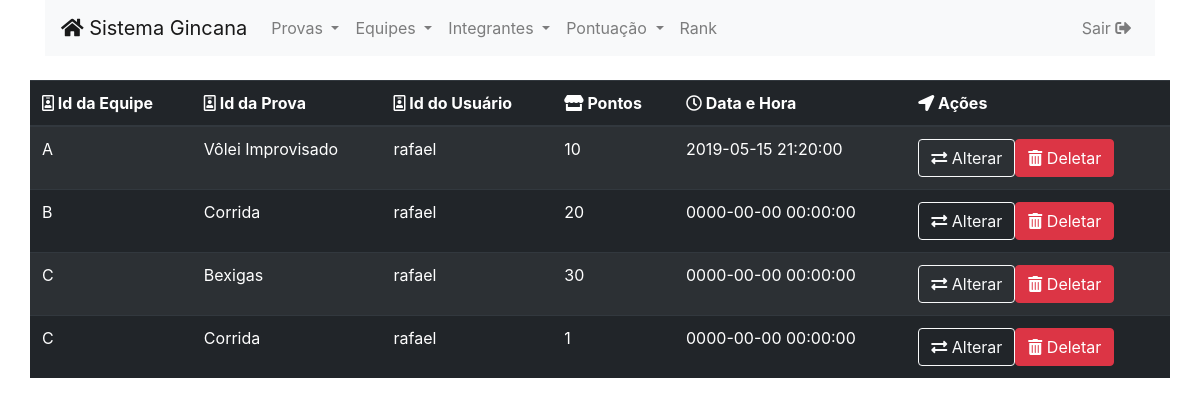
Screenshot of /index.php/pontuacao with the database file from the repository.
### tables this page shows
CREATE TABLE IF NOT EXISTS `pontuacao` (
  `id` int(11) NOT NULL AUTO_INCREMENT,
  `id_equipe` int(11) NOT NULL,
  `id_prova` int(11) NOT NULL,
  `id_usuario` int(11) DEFAULT NULL,
  `pontos` float NOT NULL,
  `data_hora` datetime DEFAULT NULL,
  PRIMARY KEY (`id`),
  KEY `FK_pontuacao_equipe` (`id_equipe`),
  KEY `FK_pontuacao_prova` (`id_prova`),
  KEY `FK_pontuacao_usuario` (`id_usuario`),
  CONSTRAINT `FK_pontuacao_equipe` FOREIGN KEY (`id_equipe`) REFERENCES `equipe` (`id`),
  CONSTRAINT `FK_pontuacao_prova` FOREIGN KEY (`id_prova`) REFERENCES `prova` (`id`),
  CONSTRAINT `FK_pontuacao_usuario` FOREIGN KEY (`id_usuario`) REFERENCES `usuario1` (`id`)
);

CREATE TABLE IF NOT EXISTS `equipe` (
  `id` int(11) NOT NULL AUTO_INCREMENT,
  `nome` varchar(200) NOT NULL,
  PRIMARY KEY (`id`)
);

CREATE TABLE IF NOT EXISTS `prova` (
  `id` int(11) NOT NULL AUTO_INCREMENT,
  `nome` varchar(35) NOT NULL,
  `tempo` time NOT NULL,
  `descricao` text,
  `NmIntegrantes` int(2) DEFAULT NULL,
  PRIMARY KEY (`id`)
);

CREATE TABLE IF NOT EXISTS `usuario1` (
  `id` int(11) NOT NULL AUTO_INCREMENT,
  `nome` varchar(50) NOT NULL DEFAULT '0',
  `email` varchar(200) NOT NULL DEFAULT '0',
  `senha` varchar(80) NOT NULL DEFAULT '0',
  PRIMARY KEY (`id`)
);

### application/controllers/Pontuacao.php (called while the page is built, shortened)
<?php
class Pontuacao extends CI_Controller {
    public function index() {
        $this->listar();
    }
    public function __construct() {
        $this->load->model('Pontuacao_model');
        $this->load->model('Equipe_model');
        $this->load->model('Usuario_model');
        $this->load->model('Prova_model');
    }
    public function listar() {
        $pt['pontuacao'] = $this->Pontuacao_model->getAll();
        $this->load->view('Header');
        $this->load->view('ListaPontuacao', $pt);
        $this->load->view('Footer');
    }
}

### index.php (called while the page is built, shortened)
<?php
require_once BASEPATH.'core/CodeIgniter.php';

### application/models/Pontuacao_model.php (called while the page is built, shortened)
<?php
class Pontuacao_model extends CI_Model {
    public function getAll() {
        $this->db->select('pontuacao.*, equipe.nome as nm');
        $this->db->select('pontuacao.*, prova.nome as pv');
        $this->db->select('pontuacao.*, usuario1.nome as rio');
        $this->db->from('pontuacao');
        $this->db->join('equipe', 'equipe.id = pontuacao.id_equipe', 'inner');
        $this->db->join('prova', 'prova.id = pontuacao.id_prova', 'inner');
        $this->db->join('usuario1', 'usuario1.id = pontuacao.id_usuario', 'inner');
        $query = $this->db->get();
        return $query->result();
    }
}

### application/views/ListaPontuacao.php (the view, shortened to what this page needs)
<div class="container">
    <div class="row">
        <div class="table-responsive">
            <table class="table table-striped table-dark">
                <thead class="thead-dark">
                    <tr>
                        <th scope="col"><i class="far fa-id-badge"></i> Id da Equipe</th>
                        <th scope="col"><i class="far fa-id-badge"></i> Id da Prova</th>
                        <th scope="col"><i class="far fa-id-badge"></i> Id do Usuário</th>
                        <th scope="col"><i class="fas fa-store"></i> Pontos</th>
                        <th scope="col"><i class="far fa-clock"></i> Data e Hora</th>
                        <th scope="col"><i class="fas fa-location-arrow"></i> Ações</th>
                    </tr>
                </thead>
                <tbody>
                    <?php
                    foreach ($pontuacao as $tua) {
                        echo '<tr>';
                        echo '<td>' . $tua->nm . '</td>';
                        echo '<td>' . $tua->pv . '</td>';
                        echo '<td>' . $tua->rio . '</td>';
                        echo '<td>' . $tua->pontos . '</td>';
                        echo '<td>' . $tua->data_hora . '</td>';
                        echo '<td>'
                        . '<a class="btn btn-outline-light" href="' . $this->config->base_url() . 'Pontuacao/alterar/' . $tua->id . '"> <i class="fas fa-exchange-alt"></i>  Alterar</a>'
                        . '<a class="btn btn-danger" href="' . $this->config->base_url() . 'Pontuacao/deletar/' . $tua->id . '"> <i class="fas fa-trash-alt"></i>    Deletar</a>'
                        . '</td>';
                        echo '</tr>';
                    }
                    ?>
                </tbody>
            </table>
        </div>
    </div>
</div>

### application/views/Header.php (shortened to what this page needs)
<html>
    <head>
        <link rel="stylesheet" href="https://stackpath.bootstrapcdn.com/bootstrap/4.1.3/css/bootstrap.min.css">
        <link rel="stylesheet" href="https://use.fontawesome.com/releases/v5.7.2/css/all.css">
    </head>
    <body>
        <div class="container">
            <nav class="navbar navbar-light bg-light navbar-expand-md">
                <a class="navbar-brand" href="<?= $this->config->base_url(); ?>">
                    <i class="fas fa-home"></i>
                    Sistema Gincana
                </a>
                <div class="collapse navbar-collapse">
                    <ul class="navbar-nav mr-auto">
                        <li class="nav-item dropdown">
                            <a href="#" id="menuProva" class="nav-link dropdown-toggle" data-toggle="dropdown">
                                Provas
                            </a>
                        </li>
                        <li class="nav-item dropdown ">
                            <a href="#" id="menuEquipe" class="nav-link dropdown-toggle" data-toggle="dropdown">
                                Equipes
                            </a>
                        </li>
                        <li class="nav-item dropdown">
                            <a href="#" id="menuIntegrantes" class="nav-link dropdown-toggle" data-toggle="dropdown">
                                Integrantes
                            </a>
                        </li>
                        <li class="nav-item dropdown">
                            <a href="#" id="menuPontuacao" class="nav-link dropdown-toggle" data-toggle="dropdown">
                                Pontuação
                            </a>
                        </li>
                        <li class="nav-item">
                            <a href="#" id="menuRank" class="nav-link">
                                Rank
                            </a>
                        </li>
                    </ul>
                    <ul class="navbar-nav justify-content-end">
                        <li class="nav-item">
                            <a class="nav-link" href="<?= $this->config->base_url() . 'Usuario/sair'; ?>">
                                Sair <i class="fas fa-sign-out-alt"></i>
                            </a>
                        </li>
                    </ul>
                </div>
            </nav>
        </div>
        <br>

### application/views/Footer.php (shortened to what this page needs)
</body>
</html>

### rows the page displays
pontuacao: id_equipe.nome "A", id_prova.nome "Vôlei Improvisado", id_usuario.nome "rafael", pontos "10", data_hora "2019-05-15 21:20:00"
pontuacao: id_equipe.nome "B", id_prova.nome "Corrida", id_usuario.nome "rafael", pontos "20", data_hora "0000-00-00 00:00:00"
pontuacao: id_equipe.nome "C", id_prova.nome "Bexigas", id_usuario.nome "rafael", pontos "30", data_hora "0000-00-00 00:00:00"
pontuacao: id_equipe.nome "C", id_prova.nome "Corrida", id_usuario.nome "rafael", pontos "1", data_hora "0000-00-00 00:00:00"
